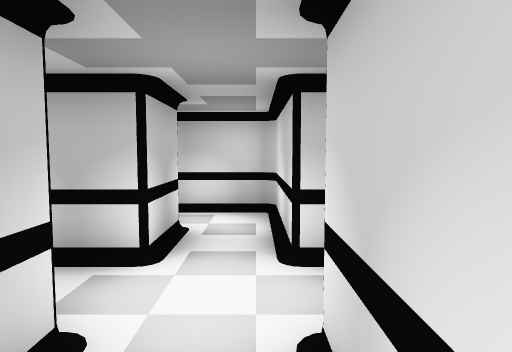
View 1 (above)

15 first-person views from a walk through a 3-D level made in the Unity game engine. The camera is 1.5 m above the floor, tilts 4° down and sees 75° across. The floor is counted in squares, 1 m on a side. Each view is taken from the middle of a square. On the plan, view 1 faces up. The plan holds only what a view shows up to about 15 squares ahead; the rest is blank. The place goes on beyond the plan. The player character is not drawn. Some animated figures are not drawn. Door leaves are left out, so doorways stand open.

View 2
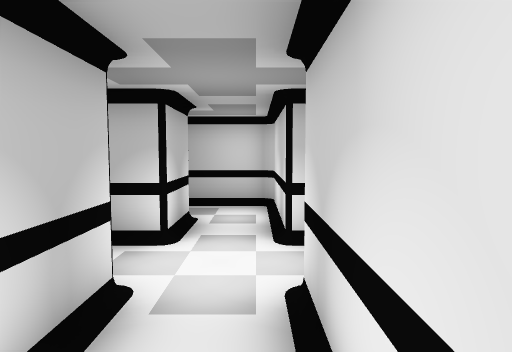

View 3
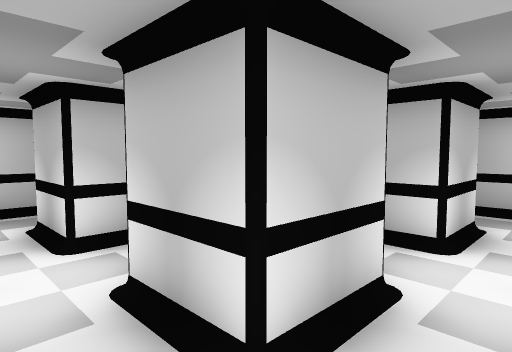

View 4
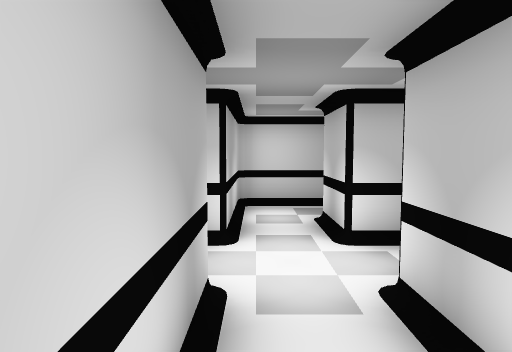

View 5
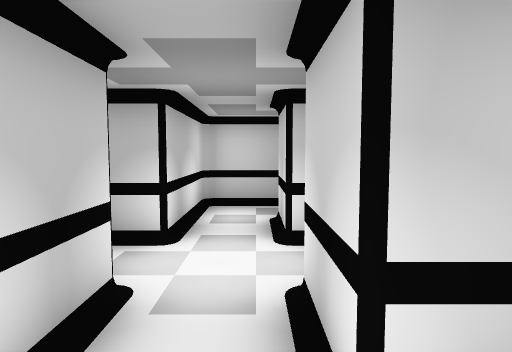

View 6
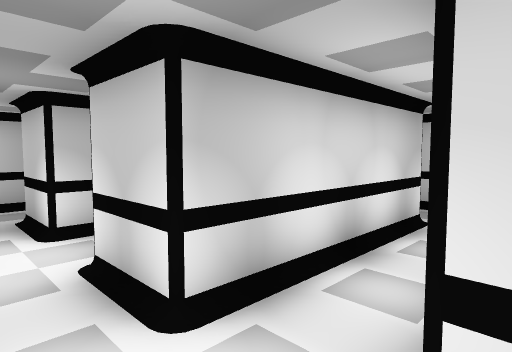

View 7
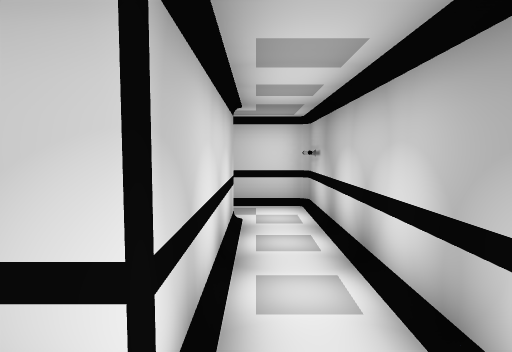

View 8
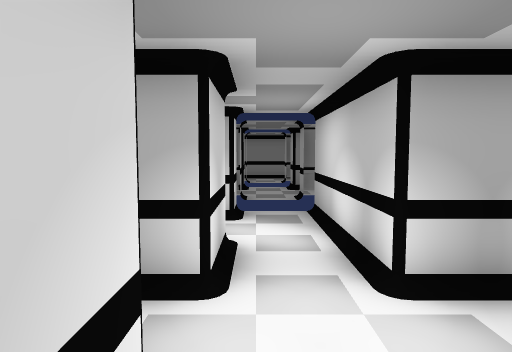

View 9
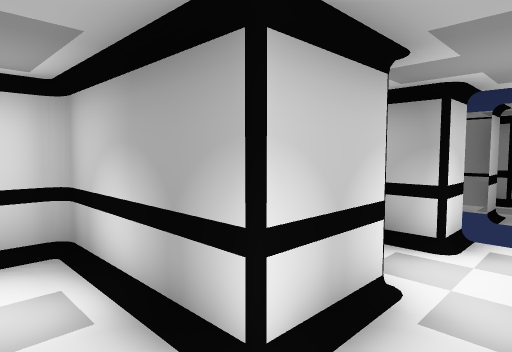

View 10
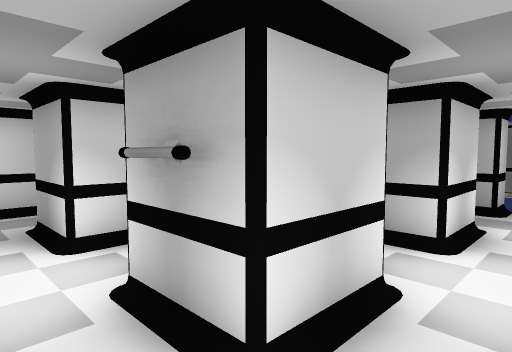

View 11
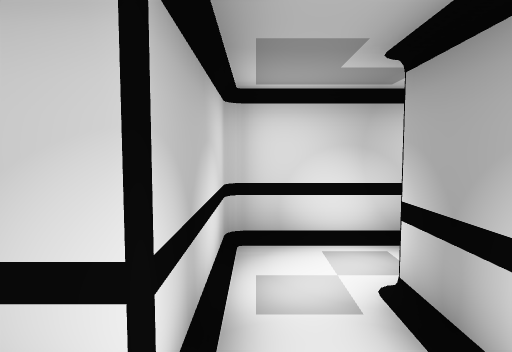

View 12
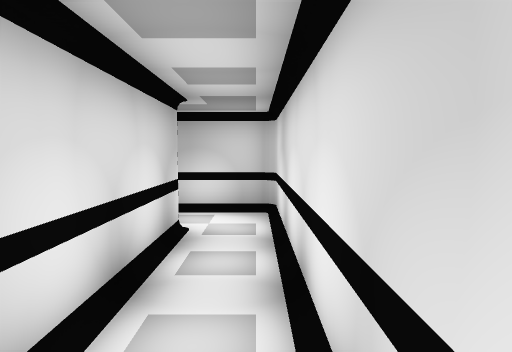

View 13
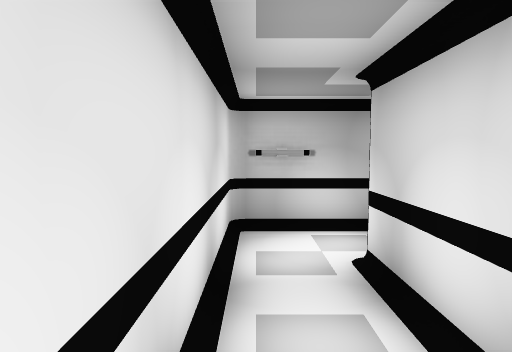

View 14
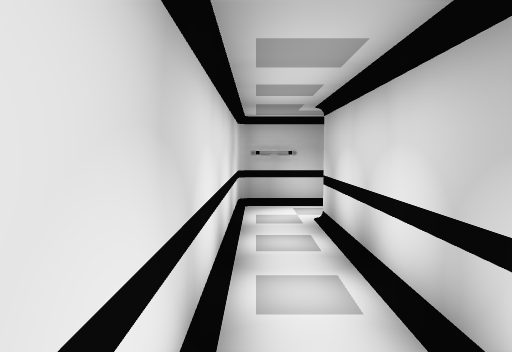

View 15
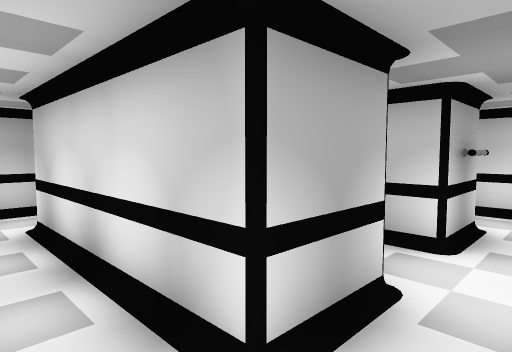

### Floor plan
Points are (right, up) in squares from view 1. A wall is a line through its corners. A room is listed if a view was taken in it or the views show most of it. See-through windows are left out.
Room 1 (views 1, 2, 3, 4)
walls: (-1.5, 0.5) (-3.5, 0.5); (-3.5, -1.5) (0.2, -1.5); (0.5, -1.3) (0.5, 0.6)
ways out: opening at (-2.5, -0.5) to room 3; opening at (-0.5, 1.5) to room 4
Room 2 (views 5, 6, 7)
walls: (-3.5, -6.6) (-3.5, -5.5) (2.5, -5.5); (-5.5, -3.5) (-5.5, -6.5); (1.5, -3.5) (-3.5, -3.5)
ways out: opening at (-4.5, -2.5) to room 3; opening at (2, -4) to room 5; open door at (-4.5, -7)
Room 3 (views 8, 9, 10)
walls: (-3.5, 0.5) (-3.5, 2.5); (-6.8, -1.5) (-5.5, -1.5) (-5.5, -3.5); (-3.5, -3.5) (-3.5, -1.5); (-3.5, 4.5) (-5.5, 4.5) (-5.5, 0.5) (-7.5, 0.5)
ways out: opening at (-2.5, -0.5) to room 1; opening at (-4.5, -2.5) to room 2; opening at (-2.5, 4) to room 4; opening at (-6.5, -0.5)
Room 4 (view 11)
walls: (0.5, 4.5) (0.5, 7); (-3, 2.7) (-2, 2.7); (-1.5, 6.5) (-1.5, 4.5) (-3.5, 4.5); (-3.5, 2.5) (-1.5, 2.5) (-1.5, 0.5); (0.5, 0.6) (0.5, 2.5)
ways out: opening at (-0.5, 1.5) to room 1; opening at (-2.5, 4) to room 3; opening at (1.5, 3.5) to room 5; opening at (-0.5, 5.5)
Room 5 (views 12, 13, 14, 15)
walls: (0.5, 2.5) (2.5, 2.5) (2.5, -3.5) (1.5, -3.5); (2.9, -5.3) (4, -5.3); (4.5, -5.2) (4.5, 4.5) (0.5, 4.5); (2.5, -5.5) (4.2, -5.5)
ways out: opening at (2, -4) to room 2; opening at (1.5, 3.5) to room 4

Positions as (right, up) in squares from view 1, and headings:
1: (0, 0), facing up
2: (0, -1), facing up
3: (0, -1), facing up-left
4: (0, -1), facing left
5: (-4, -5), facing up
6: (-5, -6), facing up-right
7: (-5, -4), facing right
8: (-4, 2), facing down
9: (-5, 0), facing down-right
10: (-5, 4), facing down-right
11: (-1, 4), facing right
12: (4, -4), facing up
13: (4, 1), facing down
14: (4, 4), facing down
15: (4, 4), facing down-left
